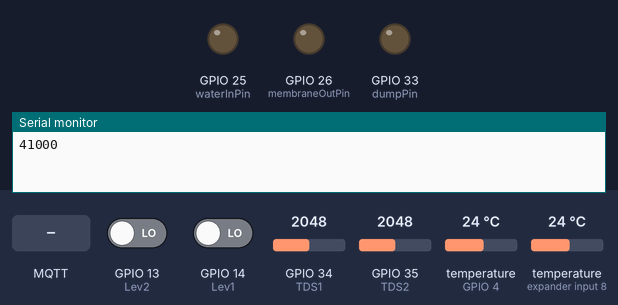
Recording of a sketch running on a simulated ESP32. Parts: output pins drawn as LEDs (lit = HIGH), the last lines printed to the serial monitor. Inputs (shaded band) come from the test bench; at power-on: GPIO 14 (Lev1) LOW, GPIO 13 (Lev2) LOW, GPIO 34 (TDS1) = 2048, GPIO 35 (TDS2) = 2048, temperature (sensors on GPIO 4, expander input 8) 24 °C. WiFi joins after 1.5 s; servers stay silent unless stated; random numbers use the default seed unless the sketch sets one; EEPROM starts erased; no MQTT or app messages arrive unless stated.

Above: at 2.7 s.
2.8 s: GPIO 14 (Lev1) driven HIGH
13.8 s: GPIO 14 (Lev1) driven LOW
At 23.4 s:
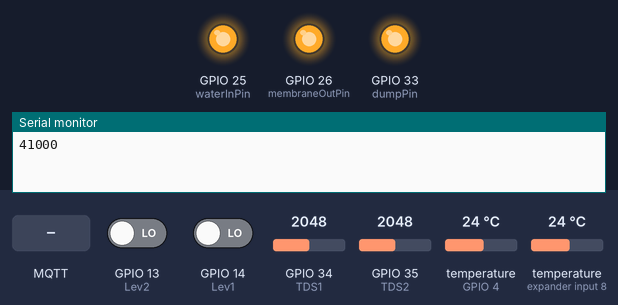
24.6 s: MQTT message "ATO/Cal/2" arrives on the first subscribed topic
34.6 s: MQTT message "ATO/Cal/2" arrives on the third subscribed topic
At 35.8 s:
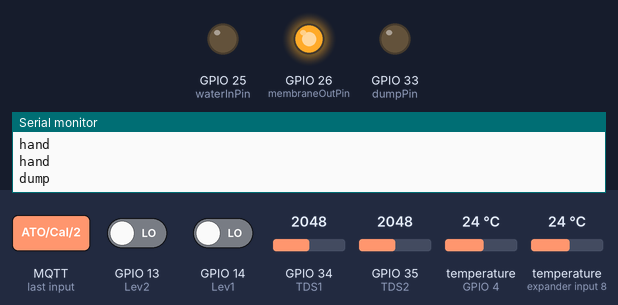
36.1 s: MQTT message "1" arrives on the first subscribed topic
At 39.6 s:
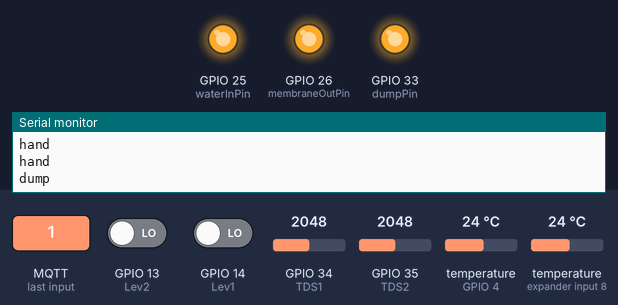
Timing chart, 0 to 41.1 s (numbered marks = the images above; inputs shaded):
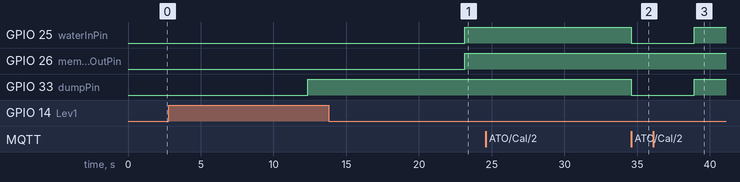

Measured:
- after the input at 13.8 s, GPIO 25 (waterInPin), GPIO 26 (membraneOutPin): LOW → HIGH after 9.3 s
- after the input at 34.6 s, GPIO 25 (waterInPin), GPIO 33 (dumpPin): HIGH → LOW at once
- after the input at 36.1 s, GPIO 25 (waterInPin), GPIO 33 (dumpPin): LOW → HIGH after 2.8 s

The sketch:

atoRev3.ino
```cpp
//up to date as of 17/7/20
//logic to complete functionality.

//  remember to save as intended filename before making changes

#include <WiFi.h> //add libraries
#include <PubSubClient.h>
#include <OneWire.h>
#include <DallasTemperature.h>
#include <EEPROM.h>


const char* ssid = "ASUS";
const char* password = "9KU62NP9";
IPAddress server(192, 168, 1, 90);

#define ONE_WIRE_BUS 4     //  D4 on physical board
#define EEPROM_SIZE 500
#define waterInPin 25
#define membraneOutPin 26
#define dumpPin 33
OneWire oneWire(ONE_WIRE_BUS);
DallasTemperature DS18B20(&oneWire);
float prevTemp = 0;

//IO assignments
int TDS1            = 34;
int TDS2            = 35;
int tds1value       = 666;
int tds2value       = 666;
int Lev1            = 14;
int Lev2            = 13;
int LowState        = 0;
int HighState       = 0;
int action        = 0;   // 0 = waiting, 1 = dumping, 2 = filling
int levelState    = 0;  // 0 = low level, 1 = mid, 2 = high
char mqttAction[1];
char mqtt[4];
int handAuto        = 1;     // 1= auto, 0 = manual

float tdsLimitM;
float tdsLimitDI;
float aRef;
float adcRange;
float K1            = 1;
float K2            = 1;
double ecValue      = 0;
double ecValue25    = 0;
float TDSfactor     = 0.5;
double voltage1     = 0;
double voltage2     = 0;
double TDS1calc;
double TDS2calc;
double temp1;
double temp2;
float tRound;
WiFiClient espClient;
PubSubClient client(espClient);
const char* willTopic             = "LWT/ATO";
const char* willMessage           = "ATO Power failure";
boolean willRetain                = true;
byte willQos                      = 0;

unsigned long previousMillis      = 0;
const long interval               = 5000;

void setup() {
  Serial.begin(115200);
  // put your setup code here, to run once:
  EEPROM.begin(EEPROM_SIZE);
  setup_wifi();
  client.setServer(server, 1883);
  client.setCallback(callback);
  pinMode(Lev1,INPUT);
  pinMode (waterInPin,OUTPUT);
pinMode (membraneOutPin,OUTPUT);
pinMode (dumpPin,OUTPUT);
aRef = EEPROM.readFloat(15);
adcRange = EEPROM.readFloat(10);
K1 = EEPROM.readFloat(20);
K2 = EEPROM.readFloat(25);
tdsLimitM = EEPROM.readFloat(30);
tdsLimitDI = EEPROM.readFloat(35);
Serial.println(ESP.getFreeHeap());

}

void loop() {
  // put your main code here, to run repeatedly:
  if (!client.connected()) {
    reconnect();
  }
  client.loop();

  unsigned long currentMillis = millis();

  if (currentMillis - previousMillis >= interval) {
    // save the last time
    previousMillis = currentMillis;
    itoa (ESP.getFreeHeap(),mqtt,10);
    client.publish("ATO/heap",mqtt);
 if (handAuto == 1){
  client.publish("ATO/auto","AUTO");
  WaterLevels();
  measureSend();
   if (levelState == 0){    // low level
     BeginATO();            // start filling routine
 }
 action = 0;
 itoa (action,mqttAction,10);
client.publish("ATO/STATE", mqttAction);
                                      //close all valves

digitalWrite(waterInPin,HIGH);
digitalWrite(dumpPin, HIGH);
digitalWrite(membraneOutPin, HIGH);

client.publish("ATO/auto/feedback/waterIn","green");
client.publish("ATO/auto/feedback/dump","green");
client.publish("ATO/auto/feedback/membrane","green");

 }
                                      //Logic if controller is in manual

if (handAuto == 0){

   client.publish("ATO/auto","HAND");
   Serial.println("hand");
   WaterLevels();
   measureSend();
}
}
}

void measureSend(){
                                      //grab temperatures from both sensors

  DS18B20.requestTemperatures();
  temp1 = DS18B20.getTempCByIndex(0); // first temperature sensor
  //char buff[100];
  //dtostrf(temp1,0,2,buff);
  temp1 = temp1 + 0.5;
  tRound = int(temp1);   //round the temperature to the nearest degree C
  temp2 = DS18B20.getTempCByIndex(1); // first temperature sensor
  //dtostrf(temp2,0,2,buff);
  temp2 = temp2 + 0.5;
  tRound = int(temp2);   //round the temperature to the nearest degree C
 //long now = millis();

 //publish to MQTT

  char pubTemp1[100];
  dtostrf(temp1,2,2,pubTemp1);
  client.publish("ATO/Temp1",pubTemp1);
   char pubTemp2[100];
  dtostrf(temp2,2,2,pubTemp2);
  client.publish("ATO/Temp2",pubTemp2);

 // grab analog values for TDS
 tds1value = analogRead(TDS1);
 tds2value = analogRead(TDS2);

 // wierd calculation of TDS based on maths ripped from the library. putting it here
 // lets me manipulate it more easily for calibration, and allows multiple TDS meters

 //TDS1 calculation

voltage1 = (tds1value/adcRange)*aRef;
ecValue = (((133.42*pow(voltage1,3)))-((255.86*pow(voltage1,2)))+(857.39*voltage1))*K1;
ecValue25 = ecValue/(1+(0.02*(temp1-25)));
TDS1calc = ecValue25*TDSfactor;

// TDS2 calculation

voltage2 = (tds2value/adcRange)*aRef;
ecValue = (((133.42*pow(voltage2,3)))-((255.86*pow(voltage2,2)))+(857.39*voltage2))*K2;
ecValue25 = ecValue/(1+(0.02*(temp2-25)));
TDS2calc = ecValue25*TDSfactor;


//MQTT publish

  char pubTDS1[100];
  dtostrf(TDS1calc,2,2,pubTDS1);
  client.publish("ATO/TDS1",pubTDS1);


  char pubTDS2[100];
  dtostrf(TDS2calc,2,2,pubTDS2);
  client.publish("ATO/TDS2",pubTDS2);


  char publev1[100];
  dtostrf(Lev1,2,2,publev1);
  client.publish("ATO/Lev1",publev1);
  char publev2[100];
  dtostrf(Lev2,2,2,publev2);
  client.publish("ATO/Lev2",publev2);


// warning if DI resin no good

if (TDS2calc >= tdsLimitDI){

client.publish("ATO/WARNING","HIGH OPUTPUT TDS");
   }
}

void callback(char* topic, byte* payload, unsigned int length) {

  for (int i = 0; i < length; i++) {
  }

  float load = atof((char*)payload);

//  }
 if(strcmp(topic, "ATO/Cal/2") == 0){
  EEPROM.write(5,load);
  EEPROM.commit();
  }
   if(strcmp(topic, "ATO/ADC") == 0){
  EEPROM.writeFloat(10,load);
  EEPROM.commit();
  adcRange =  EEPROM.readFloat(10);
  }
   if(strcmp(topic, "ATO/aRef") == 0){
  EEPROM.writeFloat(15,load);
  EEPROM.commit();
  aRef =  EEPROM.readFloat(15);
  }
     if(strcmp(topic, "ATO/K1") == 0){
  //  load=load/10;
  EEPROM.writeFloat(20,load);
  EEPROM.commit();
  K1 =  EEPROM.readFloat(20);
  }
       if(strcmp(topic, "ATO/K2") == 0){
  EEPROM.writeFloat(25,load);
  EEPROM.commit();
  K2 =  EEPROM.readFloat(25);
  }
         if(strcmp(topic, "ATO/tdsLimitM") == 0){
  EEPROM.writeFloat(30,load);
  EEPROM.commit();
  tdsLimitM =  EEPROM.readFloat(30);
  }
           if(strcmp(topic, "ATO/tdsLimitDI") == 0){
  EEPROM.writeFloat(35,load);
  EEPROM.commit();
  tdsLimitDI =  EEPROM.readFloat(35);
  }

   if(strcmp(topic, "ATO/handAuto") == 0){
handAuto = load;

   }
                                                          //Manual mode
if (handAuto == 0){
  if(strcmp(topic, "ATO/relays/Dumping") == 0){
    Serial.print("dump");
    client.publish("ATO/auto/feedback/man","dump acknowledge");
    digitalWrite(waterInPin,LOW);
    digitalWrite(dumpPin,LOW);
    client.publish("ATO/auto/feedback/waterIn","red");
    client.publish("ATO/auto/feedback/dump","red");
  }
  if(strcmp(topic, "ATO/relays/Filling") == 0){
    client.publish("ATO/auto/feedback/man","fill acknowledge");
    digitalWrite(waterInPin,LOW);
    digitalWrite(membraneOutPin,LOW);
    client.publish("ATO/auto/feedback/waterIn","red");
    client.publish("ATO/auto/feedback/membrane","red");
  }

  if(strcmp(topic, "ATO/relays/Waiting") == 0){
    client.publish("ATO/auto/feedback/man","wait acknowledge");
    digitalWrite(waterInPin,HIGH);
    digitalWrite(dumpPin,HIGH);
    digitalWrite(membraneOutPin,HIGH);
    client.publish("ATO/auto/feedback/waterIn","green");
    client.publish("ATO/auto/feedback/dump","green");
    client.publish("ATO/auto/feedback/membrane","green");
  }
}
}

void setup_wifi() {

  delay(10);
  // We start by connecting to a WiFi network
  WiFi.begin(ssid, password);

  while (WiFi.status() != WL_CONNECTED) {
    delay(500);
  }

  randomSeed(micros());
}
void reconnect() {
  // Loop until we're reconnected
  while (!client.connected()) {
    // Create a random client ID
    String clientId = "ESP8266Client";
    clientId += String(random(0xffff), HEX);
    // Attempt to connect

    if (client.connect("12345")) {

      // Once connected, publish an announcement...
      client.publish("AliveRegister", "0");   // change depending on device
      // ... and resubscribe// change to subscribed topics
      client.subscribe("ATO/handAuto");
      client.subscribe("ATO/relays/Waiting");
      client.subscribe("ATO/relays/Dumping");
      client.subscribe("ATO/relays/Filling");
      client.subscribe("ATO/Cal/1");
      client.subscribe("ATO/Cal/2");
      client.subscribe("ATO/aRef");
      client.subscribe("ATO/ADC");
      client.subscribe("ATO/K1");
      client.subscribe("ATO/K2");
      client.subscribe("ATO/tdsLimitM");
      client.subscribe("ATO/tdsLimitDI");
    } else {
      // Wait 5 seconds before retrying
      delay(5000);
    }
  }
}
void BeginATO(){

digitalWrite(waterInPin,LOW); // open supply valve
client.publish("ATO/auto/feedback/waterIn","red");
digitalWrite(dumpPin, LOW);   // open dump valve
client.publish("ATO/auto/feedback/dump","red");
action = 1;
itoa (action,mqttAction,10);
client.publish("ATO/STATE", mqttAction);
delay(5000);
measureSend();
if (TDS2calc >= tdsLimitM){
  BeginATO();
}

while (levelState < 2){     // loop until high level switch is active
WaterLevels();
measureSend();
if (TDS2calc >= tdsLimitM){
  BeginATO();
}
digitalWrite(waterInPin,LOW);   // open supply valve
client.publish("ATO/auto/feedback/waterIn","red");
digitalWrite(dumpPin, HIGH);   // close dump valve
client.publish("ATO/auto/feedback/dump","green");
digitalWrite(membraneOutPin, LOW); // open feed valve
client.publish("ATO/auto/feedback/membrane","red");
action = 2;
itoa (action,mqttAction,10);
client.publish("ATO/STATE", mqttAction);
delay(5000);
}

}

void WaterLevels(){

  // grab level switch info

 LowState = digitalRead(Lev1);
 HighState = digitalRead(Lev2);

if (HighState == HIGH){     // high level out of water
  if (LowState == HIGH){    //  low level out of water
    levelState = 0;
  }
}
if (HighState == HIGH){     // high level out of water
  if (LowState == LOW){    //  low level under water
    levelState = 1;
  }
}
if (HighState == LOW){     // high level under water
  if (LowState == LOW){    //  low level under water
    levelState = 2;
  }
}
  char pubLev[100];
  dtostrf(levelState,2,2,pubLev);
client.publish("ATO/auto/feedback/levelState",pubLev);


 if(HighState == HIGH){
client.publish("ATO/auto/feedback/HighState","red");
 }
  if(HighState == LOW){
client.publish("ATO/auto/feedback/HighState","green");
 }
  if(LowState == HIGH){
client.publish("ATO/auto/feedback/LowState","red");
 }
  if(LowState == LOW){
client.publish("ATO/auto/feedback/LowState","green");
 }
}
```
